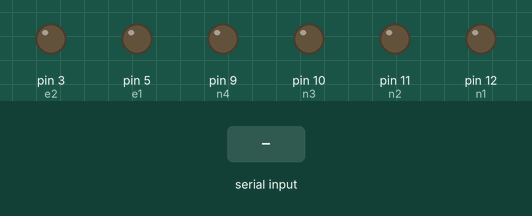
A sketch run on a simulated Arduino Uno, built with avr-gcc and run on an emulated ATmega328P. Shown: output pins drawn as LEDs (lit = HIGH). Inputs (shaded band) come from the test bench. What the sketch prints to the serial monitor is not drawn.

Above: at 1.2 s.
1.3 s: "F" received over Serial
At 2.4 s:
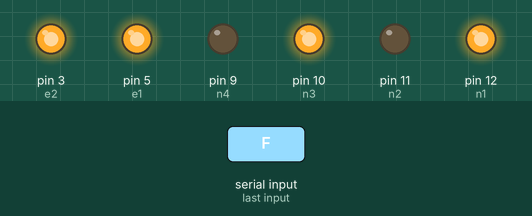
2.8 s: "B" received over Serial
At 3.5 s:
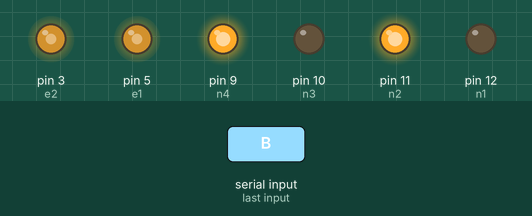
4.3 s: "R" received over Serial
At 4.8 s:
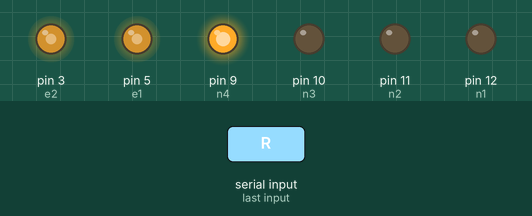
5.8 s: "L" received over Serial
At 7.0 s:
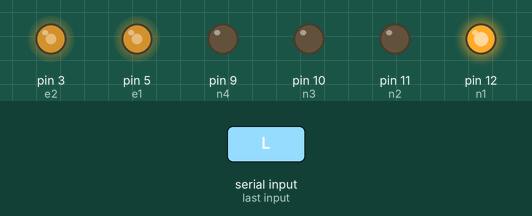
7.3 s: "F" received over Serial
At 8.1 s:
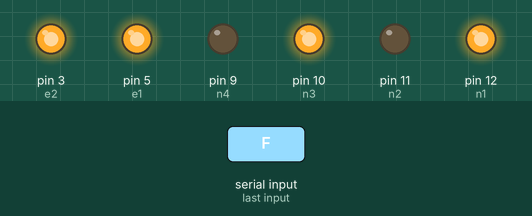
Timing chart, 0 to 9.8 s (numbered marks = the images above; inputs shaded):
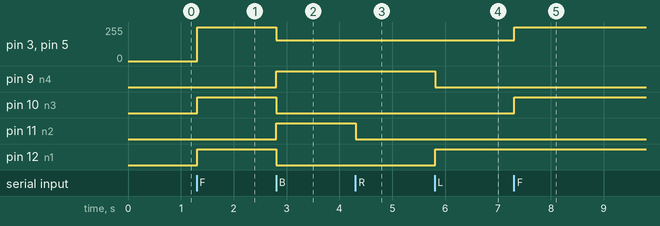

The sketch:

source_code.ino
```cpp
int n1=12,n2=11,n3=10,n4=9, e1=5,e2=3;
 char a;
 void setup()
 {
 pinMode(n1,OUTPUT);
 pinMode(n2,OUTPUT);
 pinMode(n3,OUTPUT);
 pinMode(n4,OUTPUT);
 pinMode(e1,OUTPUT);
 pinMode(e2,OUTPUT);
 Serial.begin(9600);
 }
 void loop()
 {
 if(Serial.available()>0)
 a = Serial.read();
 Serial.println(a);

 if(a=='F')
 {
 Serial.println("F");
 digitalWrite(n1,HIGH); //forward
 digitalWrite(n2,LOW);
 digitalWrite(n3,HIGH);
 digitalWrite(n4,LOW);
 analogWrite(e1,255);
 analogWrite(e2,255);
 }

 else if(a=='B')
 {
 Serial.println("B");
 digitalWrite(n1,LOW); //backward
 digitalWrite(n2,HIGH);
 digitalWrite(n3,LOW);
 digitalWrite(n4,HIGH);
 analogWrite(e1,155);
 analogWrite(e2,155);
 }


 else if(a=='R')
 {
 Serial.println("R");
 digitalWrite(n1,LOW); //right
 digitalWrite(n2,LOW);
 digitalWrite(n3,LOW);
 digitalWrite(n4,HIGH);
 analogWrite(e1,155);
 analogWrite(e2,155);
 }
 else if(a=='L')
 {
 Serial.println("L");
 digitalWrite(n1,HIGH); //left
 digitalWrite(n2,LOW);
 digitalWrite(n3,LOW);
 digitalWrite(n4,LOW);
 analogWrite(e1,155);
 analogWrite(e2,155);
 }
 else
 {
 Serial.println("Invalid");
 digitalWrite(n1,LOW); //stop
 digitalWrite(n2,LOW);
 digitalWrite(n3,LOW);
 digitalWrite(n4,LOW);
 analogWrite(e1,0);
 analogWrite(e2,0);
 }
}
```

Measured:
- after the input at 1.3 s, pin 3 (e2), pin 5 (e1): 0/255 → 255/255 at once; pin 10 (n3), pin 12 (n1): LOW → HIGH at once
- after the input at 2.8 s, pin 3 (e2), pin 5 (e1): 255/255 → 155/255 at once; pin 9 (n4), pin 11 (n2): LOW → HIGH at once; pin 10 (n3), pin 12 (n1): HIGH → LOW at once
- after the input at 4.3 s, pin 11 (n2): HIGH → LOW at once
- after the input at 5.8 s, pin 9 (n4): HIGH → LOW at once; pin 12 (n1): LOW → HIGH at once
- after the input at 7.3 s, pin 3 (e2), pin 5 (e1): 155/255 → 255/255 at once; pin 10 (n3): LOW → HIGH at once
